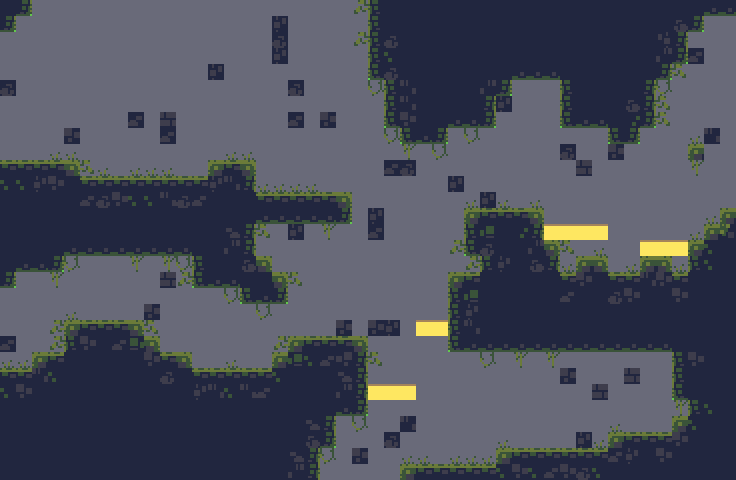

This game map was drawn from its Tiled (.tmx) file and the tilesets committed beside it. A one-line description and the trimmed map source follow:
An orthogonal 46x30 tile map with 16x16 px tiles, 5 tile layers (Collision_values, Collision, Background, OneWay_values, ...), 4 tilesets and 1 object (Player).

<map version="1.4" tiledversion="1.4.2" orientation="orthogonal" renderorder="right-down" compressionlevel="0" width="46" height="30" tilewidth="16" tileheight="16" infinite="0" backgroundcolor="#696A79" nextlayerid="7" nextobjectid="1"><tileset firstgid="1" name="CaveTiles" tilewidth="16" tileheight="16" tilecount="96" columns="8" objectalignment="topleft" margin="0" spacing="0"><image source="../../../Tiles/cavesofgallet_tiles.png" width="128" height="192" /></tileset><tileset firstgid="97" name="Warrior_Sheet_Effect" tilewidth="44" tileheight="44" tilecount="170" columns="10" objectalignment="topleft" margin="0" spacing="0"><image source="../../../Tiles/Warrior_Sheet-Effect.png" width="414" height="748" /></tileset><tileset firstgid="267" name="OneWay" tilewidth="16" tileheight="16" tilecount="1" columns="1" objectalignment="topleft"><image source="OneWay.intgrid.png" width="16" height="16" /></tileset><tileset firstgid="268" name="Collision" tilewidth="16" tileheight="16" tilecount="2" columns="2" objectalignment="topleft"><image source="Collision.intgrid.png" width="32" height="16" /></tileset><layer id="1" name="Collision_values" width="46" height="30" opacity="1"><data>[1380 cells, 641 non-empty, 1 distinct tile ids]</data></layer><layer id="2" name="Collision" width="46" height="30" opacity="1"><data>[1380 cells, 716 non-empty, 18 distinct tile ids]</data></layer><layer id="3" name="Background" width="46" height="30" opacity="1"><data>[1380 cells, 38 non-empty, 6 distinct tile ids]</data></layer><layer id="4" name="OneWay_values" width="46" height="30" opacity="1"><data>[1380 cells, 12 non-empty, 1 distinct tile ids]</data></layer><layer id="5" name="OneWay" width="46" height="30" opacity="1"><data>[1380 cells, 12 non-empty, 1 distinct tile ids]</data></layer><objectgroup id="6" name="Entities"><object name="Player" type="Player" x="224" y="144" width="16" height="16"><properties><property name="__anchorX" type="int" value="232" /><property name="__anchorY" type="int" value="152" /><property name="__cx" type="int" value="14" /><property name="__cy" type="int" value="9" /><property name="MaxSpeed" type="float" value="50" /></properties></object></objectgroup></map>
